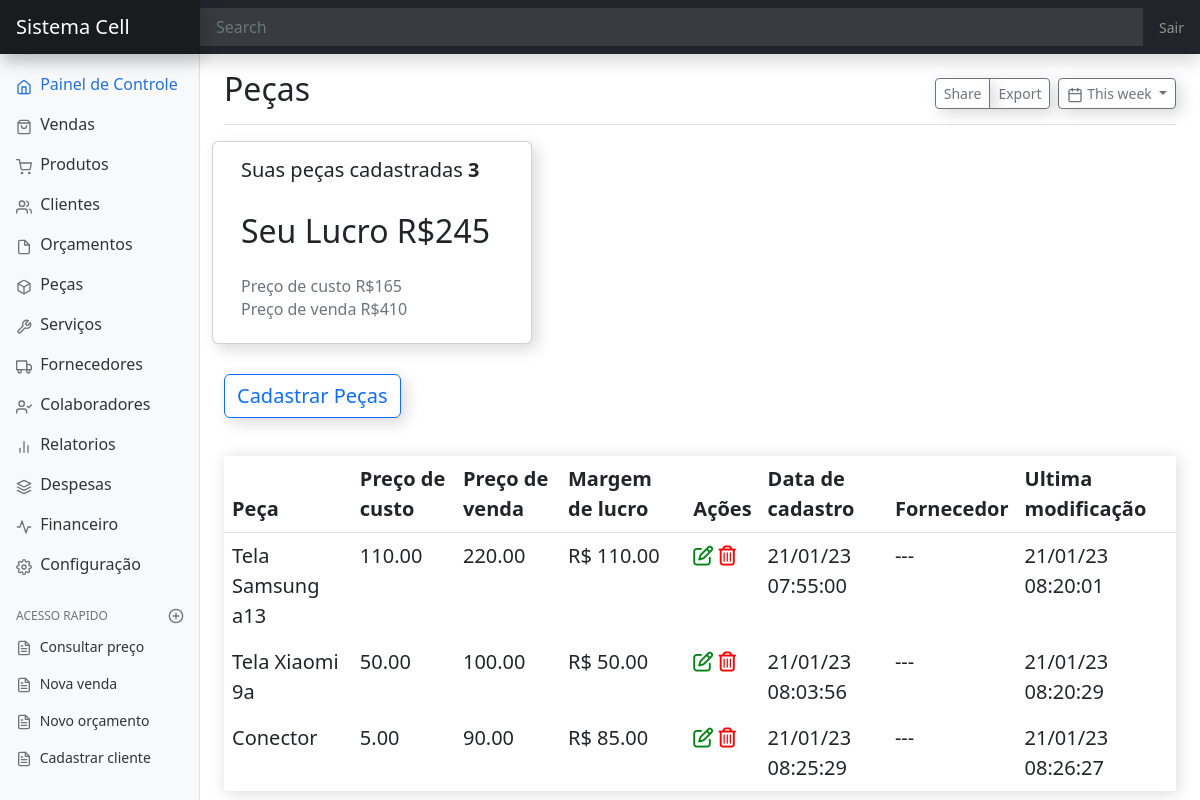
Page /pecas/ on the earlier database version.
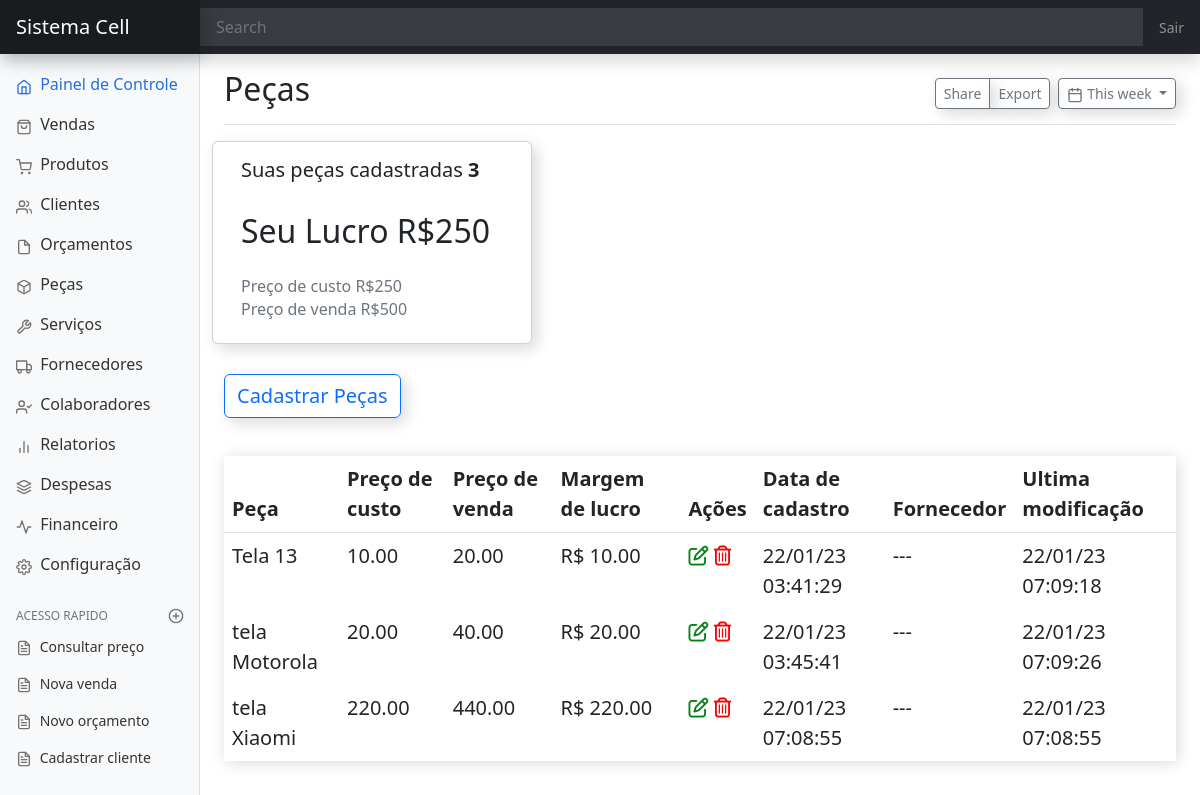
Same page on the later database version.
### peca/models.py (models this page shows, shortened)
class Pecas(models.Model):
    TELAS = 'FN'
    CONECTORES = 'CB'
    BOTOES = 'CL'
    CARCACAS = 'IP'
    BATERIAS = 'CR'
    PLACAS = 'FT'
    SUBPLACAS = 'DV'
    CAMERAS = 'CM'
    FLEX = 'FL'
    AUTOFALANTES = 'AT'
    LENTES = 'LT'
    TAMPAS = 'TP'
    OUTROS = 'OT'
    CATEGORIAS_PECA = [
        (TELAS, 'Telas'),
        (CONECTORES, 'Conectores'),
        (BOTOES, 'Botoes'),
        (CARCACAS, 'Carcaças'),
        (BATERIAS, 'Baterias'),
        (PLACAS, 'Placas'),
        (SUBPLACAS, 'Sub-placas'),
        (CAMERAS, 'Cameras'),
        (FLEX, 'Flex'),
        (AUTOFALANTES, 'Auto-falantes'),
        (LENTES, 'Lentes'),
        (TAMPAS, 'Tampas'),
        (OUTROS, 'Outros')
    ]
    PIX = 'PX'
    CARTAO_CREDITO = 'CC'
    CARTAO_DEBITO = 'CD'
    DINHEIRO = 'DN'
    FIADO = 'FD'
    FORMA_PAGAMENTO = [
        (PIX, 'Pix'),
        (CARTAO_CREDITO, 'Cartāo de credito'),
        (CARTAO_DEBITO, 'Cartāo de debito'),
        (DINHEIRO, 'Dinheiro'),
        (FIADO, 'Fiado')
    ]
    data_criacao = models.DateTimeField(auto_now_add=True)
    data_edicao = models.DateTimeField(auto_now=True)
    nome_peca = models.CharField(max_length=99)
    preco_peca = models.DecimalField(max_digits=9, decimal_places=2)
    categoria_peca = models.CharField(max_length=2, choices=CATEGORIAS_PECA, null=True, blank=True)
    quantidade = models.IntegerField()
    codigo_de_barras = models.IntegerField(null=True, blank=True)
    preco_de_custo = models.DecimalField(max_digits=9, decimal_places=2)
    forma_pagamento = models.CharField(choices=FORMA_PAGAMENTO, max_length=2, default=PIX)
    fornecedor = models.ForeignKey(Fornecedores, on_delete=models.CASCADE, null=True, blank=True)
    observacao = models.TextField(null=True, blank=True)
    def lucro(self):
         return f'R$ {self.preco_peca - self.preco_de_custo}'

### peca/views.py (the view)
# urls.py: path('pecas/', Peca.as_view(), name='pecas'),
class Peca(ListView):
    model = Pecas
    template_name = 'peca/pagina-inicial-pecas.html'

### peca/templatetags/relatorio_pecas.py (called while the page is built)
@register.simple_tag
def preco_venda():
    i = 0
    total = Pecas.objects.all().aggregate(total=Sum('preco_peca'))
    for i in total.values():
        if i == None:
            return(0.00)
    return i

@register.simple_tag
def preco_custo():
    i = 0
    tot_custo = Pecas.objects.all().aggregate(tot_custo=Sum('preco_de_custo'))
    for i in tot_custo.values():
        if i == None:
            return(0.00)
    return i

@register.simple_tag
def total_peca():
    tot = Pecas.objects.all().count()
    if tot == None:
        return 0
    else:
        return tot

@register.simple_tag
def calculo():
    calc = preco_venda() - preco_custo()
    return calc

### peca/templates/peca/pagina-inicial-pecas.html (shortened to what this page needs)
{% extends 'dashboard/pagina-inicial.html' %}
{% load relatorio_pecas %}
{% block titulo %} Peças {% endblock titulo %}
{% block conteudo %}
<div class="row" id="relatorio-peca">
    <div class="card">
        <div class="card-body">
          <h5 class="card-title">Suas peças cadastradas <b>{% total_peca %}</b></h5>
          <h2 class="card-text">Seu Lucro R${% calculo %}</h2>
          <h6 class="card-subtitle mb-2 text-muted">Preço de custo R${% preco_custo %}</h6>
          <h6 class="card-subtitle mb-2 text-muted">Preço de venda R${% preco_venda %}</h6>
        </div>
      </div>
</div>
<div style="margin-top: 30px;">
    <a href="" class="btn btn-outline-primary" data-toggle="modal" data-target="#staticBackdrop"
        hx-get="{% url 'cadastrar-peca' %}" hx-target="#recebe-conteudo-peca" hx-swap="innerHTML" style="font-size: 20px; margin-bottom: 20px;">Cadastrar Peças</a>
</div>
<div style="padding-top:18px">
    <table class="table table-borderless table-hover" style="box-shadow: 2px 2px 15px 0px rgba(4, 4, 4, 0.15);">
        <thead style="border-bottom: 0.15px solid rgb(229, 224, 224)">
            <tr>
                <th>Peça</th>
                <th>Preço de custo</th>
                <th>Preço de venda</th>
                <th>Margem de lucro</th>
                <th>Ações</th>
                <th>Data de cadastro</th>
                <th>Fornecedor</th>
                <th>Ultima modificação</th>
            </tr>
        </thead>
        <tbody id="peca-Tbody">
            {% include 'peca/tabela/tabela-peca.html' %}
        </tbody>
    </table>
</div>
{% endblock conteudo%}

### dashboard/templates/dashboard/pagina-inicial.html (shortened to what this page needs)
{% load static %}
<!doctype html>
<html lang="pt-br">
<head>
    <link href="{% static 'css/bootstrap.min.css' %}" rel="stylesheet">
    <link href="https://cdn.jsdelivr.net/npm/bootstrap@5.2.1/dist/css/bootstrap.min.css" rel="stylesheet">
    <link href="{% static 'css/dashboard.css' %}" rel="stylesheet">
   <link rel="stylesheet" type="text/css" href="https://cdn.datatables.net/v/bs5/dt-1.12.1/datatables.min.css"/>
    <link rel="stylesheet" href="https://cdnjs.cloudflare.com/ajax/libs/font-awesome/6.2.0/css/all.min.css"
/>
    <link href="https://cdn.jsdelivr.net/npm/select2@4.1.0-rc.0/dist/css/select2.min.css" rel="stylesheet"/>
</head>
<body>
<nav class="navbar navbar-dark sticky-top bg-dark flex-md-nowrap p-0 shadow">
    <a class="navbar-brand col-md-3 col-lg-2 mr-0 px-3" href="#">Sistema Cell</a>
    <input class="form-control form-control-dark w-100" type="text" placeholder="Search" aria-label="Search">
    <ul class="navbar-nav px-3">
        <li class="nav-item text-nowrap">
            <a class="nav-link" href="{% url 'logout' %}">Sair</a>
        </li>
    </ul>
</nav>
<div class="container-fluid">
    <div class="row">
        <nav id="sidebarMenu" class="col-md-3 col-lg-2 d-md-block bg-light sidebar collapse">
            <div class="sidebar-sticky pt-3">
                <ul class="nav flex-column" style="font-size: 16px;">
                    <li class="nav-item">
                        <a class="nav-link active" href="{% url 'inicio' %}">
                            <span data-feather="home"></span>
                            Painel de Controle <span class="sr-only">(current)</span>
                        </a>
                    </li>
                    <li class="nav-item">
                        <a class="nav-link" href="{% url 'vendas'  %}">
                            <span data-feather="shopping-bag"></span>
                            Vendas
                        </a>
                    </li>
                    <li class="nav-item">
                        <a class="nav-link" href="{% url 'produtos' %}">
                            <span data-feather="shopping-cart"></span>
                            Produtos
                        </a>
                    </li>
                    <li class="nav-item">
                        <a class="nav-link" href="{% url 'cliente' %}">
                            <span data-feather="users"></span>
                            Clientes
                        </a>
                    </li>
                    <li class="nav-item">
                        <a class="nav-link" href="{% url 'orcamento' %}">
                            <span data-feather="file"></span>
                            Orçamentos
                        </a>
                    </li>
                    <li class="nav-item">
                        <a class="nav-link" href="{% url 'pecas' %}">
                            <span data-feather="box"></span>
                            Peças
                        </a>
                    </li>
                    <li class="nav-item">
                        <a class="nav-link" href="{% url 'servicos' %}">
                            <span data-feather="tool"></span>
                            Serviços
                        </a>
                    </li>
                    <li class="nav-item">
                        <a class="nav-link" href="{% url 'fornecedor' %}">
                            <span data-feather="truck"></span>
                            Fornecedores
                        </a>
                    </li>
                    <li class="nav-item">
                        <a class="nav-link" href="{% url 'colaborador' %}">
                            <span data-feather="user-check"></span>
                            Colaboradores
                        </a>
                    </li>
                    <li class="nav-item">
                        <a class="nav-link" href="{% url 'relatorio' %}">
                            <span data-feather="bar-chart-2"></span>
                            Relatorios
                        </a>
                    </li>
                    <li class="nav-item">
                        <a class="nav-link" href="{% url 'despesa' %}">
                            <span data-feather="layers"></span>
                            Despesas
                        </a>
                    </li>
                    <li class="nav-item">
                        <a class="nav-link" href="{% url 'financeiro' %}">
                            <span data-feather="activity"></span>
                            Financeiro
                        </a>
                    </li>
                    <li class="nav-item">
                        <a class="nav-link" href="{% url 'configuracao' %}">
                            <span data-feather="settings"></span>
                            Configuração
                        </a>
                    </li>
                </ul>
                <h6 class="sidebar-heading d-flex justify-content-between align-items-center px-3 mt-4 mb-1 text-muted">
                    <span>ACESSO RAPIDO</span>
                    <a class="d-flex align-items-center text-muted" href="#" aria-label="Add a new report">
                        <span data-feather="plus-circle"></span>
                    </a>
                </h6>
                <ul class="nav flex-column mb-2">
                    <li class="nav-item">
                        <a class="nav-link" href="#">
                            <span data-feather="file-text"></span>
                            Consultar preço
                        </a>
                    </li>
                    <li class="nav-item">
                        <a class="nav-link" data-toggle="modal"
                           data-target="#staticBackdrop"
                           hx-get="{% url 'vendas' %}"
                           hx-target="#addConteudo"
                           hx-swap="innerHTML">
                            <span data-feather="file-text"></span>
                            Nova venda
                        </a>
                    </li>
                    <li class="nav-item">
                        <a class="nav-link"
                           data-toggle="modal"
                           data-target="#staticBackdrop"
                           hx-get="{% url 'cadastrar-orcamento' %}"
                           hx-target="#addConteudo"
                           hx-swap="innerHTML">
                            <span data-feather="file-text"></span>
                            Novo orçamento
                        </a>
                    </li>
                    <li class="nav-item">
                        <a class="nav-link" href="#">
                            <span data-feather="file-text"></span>
                            Cadastrar cliente
                        </a>
                    </li>
                </ul>
            </div>
        </nav>
        <main role="main" class="col-md-9 ml-sm-auto col-lg-10 px-md-4">
            <div class="d-flex justify-content-between flex-wrap flex-md-nowrap align-items-center pt-3 pb-2 mb-3 border-bottom">
                <h1 class="h2">{% block titulo %}Painel de controle{% endblock titulo %}</h1>
                <div class="btn-toolbar mb-2 mb-md-0">
                    <div class="btn-group mr-2">
                        <button type="button" class="btn btn-sm btn-outline-secondary">Share</button>
                        <button type="button" class="btn btn-sm btn-outline-secondary">Export</button>
                    </div>
                    <button type="button" class="btn btn-sm btn-outline-secondary dropdown-toggle">
                        <span data-feather="calendar"></span>
                        This week
                    </button>
                </div>
            </div>
            {% block conteudo %}
            {% endblock conteudo %}
        </main>
    </div>
</div>
</body>
</html>

### peca/templates/peca/tabela/tabela-peca.html
{% for object in object_list %}
    {% include 'peca/tabela/linhas-tabela-peca.html' %}
{% endfor %}

### peca/templates/peca/tabela/linhas-tabela-peca.html
<tr id="trPeca{{ object.pk }}">
    <td> {{ object.nome_peca }} </td>
    <td>{{ object.preco_de_custo }}</td>
    <td> {{ object.preco_peca }} </td>
    <td>{{ object.lucro }}</td>
    <td>
        <span data-toggle="modal" data-target="#staticBackdrop"
              hx-get="{% url 'editar-peca' object.pk %}"
              hx-target="#recebe-conteudo-peca">
            <i class="fa-regular fa-pen-to-square" style="color: rgb(4, 131, 21);"></i>
        </span>
        <span data-toggle="modal" data-target="#success_tic_delete" hx-get="{% url 'apagar-peca' object.pk %}"
            hx-confirm="Deseja mesmo Apagar {{ object.nome_peca }} ?" hx-target="closest tr"
            hx-swap="outerHTML swap:300ms">
            <i class="fa-regular fa-trash-can" style="color: red;"></i>
        </span>
        <td> {{ object.data_criacao|date:'d/m/y h:i:s' }}</td>
        <td>{{ object.fornecedor|default:'---' }}</td>
        <td> {{ object.data_edicao|date:'d/m/y h:i:s' }}</td>
    </td>
</tr>

### static/css/dashboard.css (style rules this page uses)
body { font-size: .875rem; }
.feather { width: 16px; height: 16px; vertical-align: text-bottom; }
.sidebar { position: fixed; top: 0; bottom: 0; left: 0; z-index: 100; padding: 48px 0 0; box-shadow: inset -1px 0 0 rgba(0, 0, 0, .1); }
.sidebar-sticky { position: relative; top: 0; height: calc(100vh - 48px); padding-top: .5rem; overflow-x: hidden; overflow-y: auto; }
.sidebar .nav-link { font-weight: 500; color: #333; }
.sidebar .nav-link .feather { margin-right: 4px; color: #727272; }
.sidebar .nav-link.active { color: #2470dc; }
.sidebar .nav-link:hover .feather, .sidebar .nav-link.active .feather { color: inherit; }
.sidebar-heading { font-size: .75rem; text-transform: uppercase; }
.navbar-brand { padding-top: .75rem; padding-bottom: .75rem; font-size: 1rem; background-color: rgba(0, 0, 0, .25); box-shadow: inset -1px 0 0 rgba(0, 0, 0, .25); }
.navbar .form-control { padding: .75rem 1rem; border-width: 0; border-radius: 0; }
.form-control-dark { color: #fff; background-color: rgba(255, 255, 255, .1); border-color: rgba(255, 255, 255, .1); }

### peca/templates/peca/pagina-inicial-pecas.html (style rules this page uses)
.card { max-width: 20rem; box-shadow: 5px 5px 15px 0px rgba(4, 4, 4, 0.15); }
.card .card-text { margin: 30px auto ; }
.table { font-size: 20px; }
.btn { box-shadow: 5px 5px 15px 0px rgba(4, 4, 4, 0.15); }

Differences in the rows shown:
removed Pecas: nome_peca "Conector", preco_de_custo "5.00", preco_peca "90.00", lucro "R$ 85.00", data_criacao "21/01/23 08:25:29", fornecedor "---", data_edicao "21/01/23 08:26:27"
added Pecas: nome_peca "Tela 13", preco_de_custo "10.00", preco_peca "20.00", lucro "R$ 10.00", data_criacao "22/01/23 03:41:29", fornecedor "---", data_edicao "22/01/23 07:09:18"
changed Pecas: nome_peca "Tela Samsung a13" → "tela Motorola"; preco_de_custo "110.00" → "20.00"; preco_peca "220.00" → "40.00"; lucro "R$ 110.00" → "R$ 20.00"; data_criacao "21/01/23 07:55:00" → "22/01/23 03:45:41"; data_edicao "21/01/23 08:20:01" → "22/01/23 07:09:26"
changed Pecas: nome_peca "Tela Xiaomi 9a" → "tela Xiaomi"; preco_de_custo "50.00" → "220.00"; preco_peca "100.00" → "440.00"; lucro "R$ 50.00" → "R$ 220.00"; data_criacao "21/01/23 08:03:56" → "22/01/23 07:08:55"; data_edicao "21/01/23 08:20:29" → "22/01/23 07:08:55"
Other differences:
text no longer shown: "245 165 410"
text now shown: "250 250 500"
